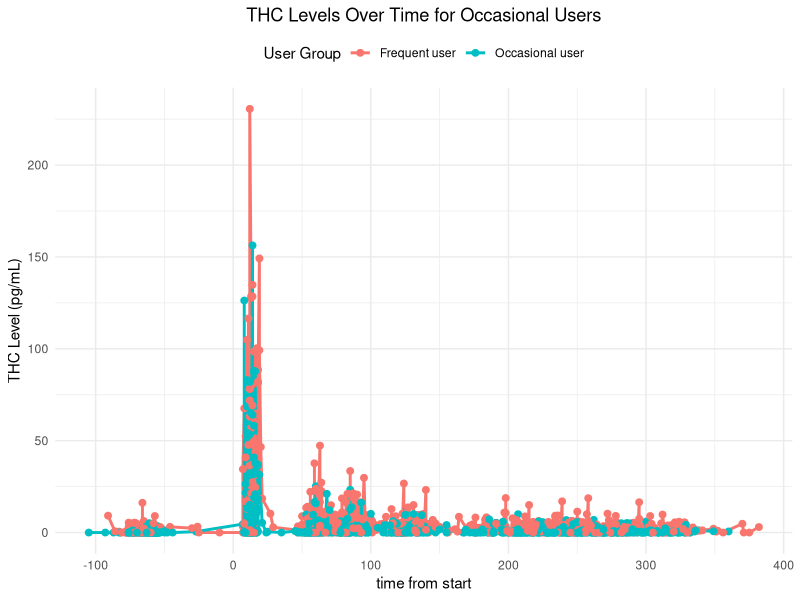
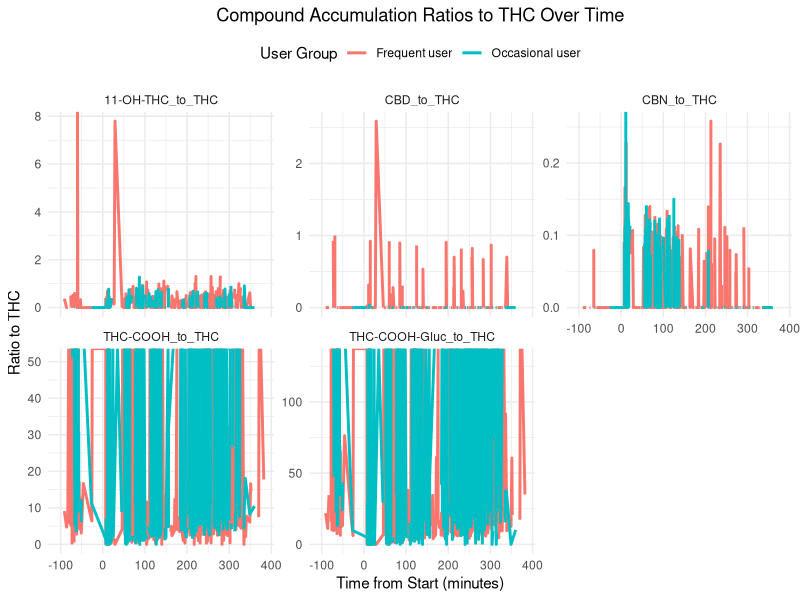
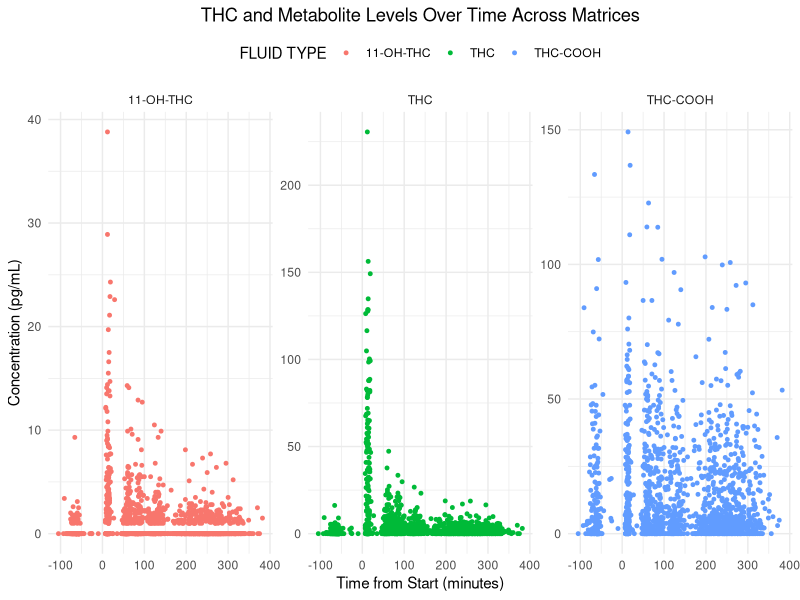

These charts were generated, in order, by the following R code:
## ---- chunk 1
# control global Rmd chunk settings
knitr::opts_chunk$set(echo = TRUE, warning=FALSE, message=FALSE)
## ---- chunk 2
library(tidyverse)
## ---- chunk 3
WB <- read_csv("data/Blood.csv")
BR <- read_csv("data/Breath.csv")
OF <- read_csv("data/OF.csv")
combined <- bind_rows(WB, BR, OF)
write.csv(combined, "combined_data.csv", row.names = FALSE)
combined
## ---- chunk 4

ggplot(WB, aes(x = time.from.start, y = THC, color = Group)) +
  geom_line(size = 1) +
  geom_point(size = 2) +
  
  # Customize labels and theme
  labs(
    title = "THC Levels Over Time for Occasional Users",
    x = "time from start",
    y = "THC Level (pg/mL)",
    color = "User Group"
  ) +
  theme_minimal() +
  theme(
    plot.title = element_text(hjust = 0.5),
    legend.position = "top"
  )

## ---- chunk 5
df <- WB %>%
  mutate(
    CBN_to_THC = CBN / THC,
    CBD_to_THC = CBD / THC,
    `11-OH-THC_to_THC` = `11-OH-THC` / THC,
    `THC-COOH_to_THC` = `THC-COOH` / THC,
    `THC-COOH-Gluc_to_THC` = `THC-COOH-Gluc` / THC
  )
df_long <- df %>%
  pivot_longer(cols = starts_with("CBN_to_THC"):starts_with("THC-COOH-Gluc_to_THC"),
               names_to = "Compound_Ratio", values_to = "Ratio_Value")

ggplot(df_long, aes(x = time.from.start, y = Ratio_Value, color = Group)) +
  geom_line(size = 1) +
  facet_wrap(~ Compound_Ratio, scales = "free_y") +
  
  labs(
    title = "Compound Accumulation Ratios to THC Over Time",
    x = "Time from Start (minutes)",
    y = "Ratio to THC",
    color = "User Group"
  ) +
  theme_minimal() +
  theme(
    plot.title = element_text(hjust = 0.5),
    legend.position = "top"
  )
## ---- chunk 6
df_long <- WB %>%
  pivot_longer(cols = c(THC, `11-OH-THC`, `THC-COOH`), names_to = "Compound", values_to = "Level")

# Plot THC and metabolites over time for each matrix
ggplot(df_long, aes(x = time.from.start, y = Level, color = Compound)) +
  geom_point(size = 1) +
  facet_wrap(~ Compound, scales = "free_y") +

  labs(
    title = "THC and Metabolite Levels Over Time Across Matrices",
    x = "Time from Start (minutes)",
    y = "Concentration (pg/mL)",
    color = "FLUID TYPE"
  ) +
  theme_minimal() +
  theme(
    plot.title = element_text(hjust = 0.5),
    legend.position = "top"
  )
## ---- chunk 7

